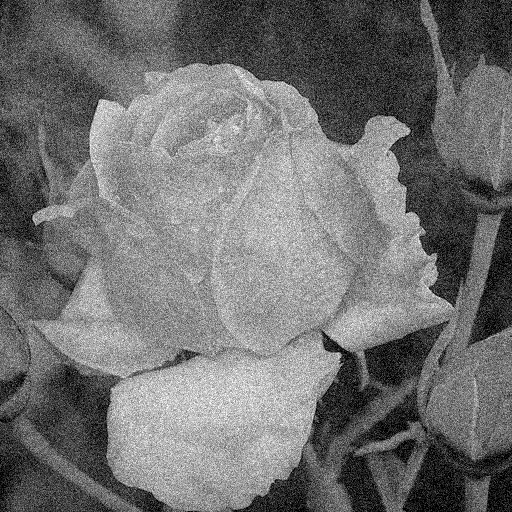
#> input picture Project 1/dew on roses (noisy).tif, 512 x 512 px, found by its file name
$ python project_1_noise_rem.py
#> lines starting #> are read from the running program, lines starting #| are printed output that depends on the picture
import numpy as np
import os
import cv2
import matplotlib.pyplot as plt
import matplotlib.pyplot as plt2
import math


#Original image
img_0 = cv2.imread("C:/Users/user/Documents/Image Processing/Project 1/dew on roses (noisy).tif", 0)
#> img_0 is the input picture: shape (512, 512); min 0, max 255, mean 112.9
# [10 lines of commented-out code are left out]

f1 = np.fft.fft2(img_0)
fshift1 = np.fft.fftshift(f1)
magnitude_spectrum1 = 20*np.log(np.abs(fshift1) + 1)
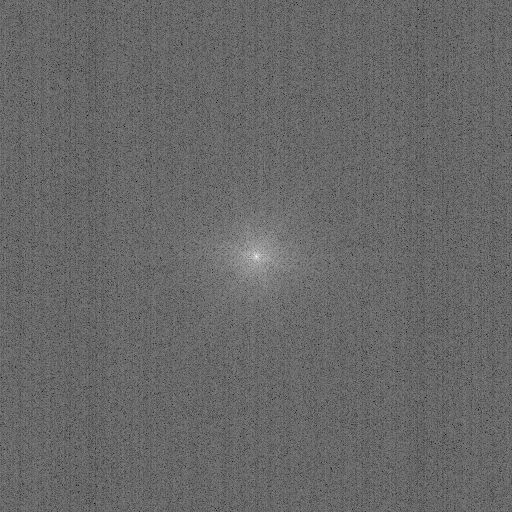
#> magnitude_spectrum1: shape (512, 512) float64; min 71.83, max 344.1, mean 183.2; drawn with min black and max white
plt2.imshow(magnitude_spectrum1,'gray')
plt2.show()

#Remove noise
img_original = cv2.GaussianBlur(img_0,(5,5),0,0)
cv2.imwrite('data_3/0.tif',img_original)
img_original = cv2.GaussianBlur(img_0,(5,5),0.4,0.4)
cv2.imwrite('data_3/04.tif',img_original)
img_original = cv2.GaussianBlur(img_0,(5,5),0.2,0.2)
cv2.imwrite('data_3/02.tif',img_original)
img_original = cv2.GaussianBlur(img_0,(5,5),0.3,0.3)
cv2.imwrite('data_3/03.tif',img_original)

median = cv2.medianBlur(img_0,5)
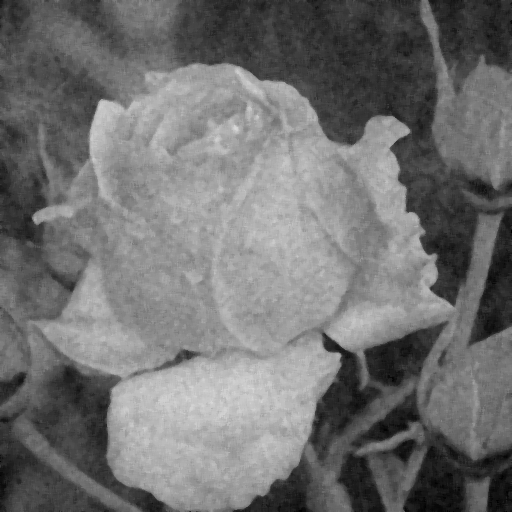
#> median: shape (512, 512); min 1, max 218, mean 112.5
# [5 lines of commented-out code are left out]
median = cv2.medianBlur(img_0,3)
cv2.imwrite('data_3/med3.tif',median)
median = cv2.medianBlur(img_0,9)
cv2.imwrite('data_3/med10.tif',median)
median = cv2.medianBlur(img_0,7)
cv2.imwrite('data_3/med7.tif',median)

#Mean zero and standard deviation between 0.2 and 0.4 (Gaussian noise)
#Convolve the source image with the specified Gaussian kernel

$ run again, with Project 1/tulips irises.tif copied over Project 1/dew on roses (noisy).tif
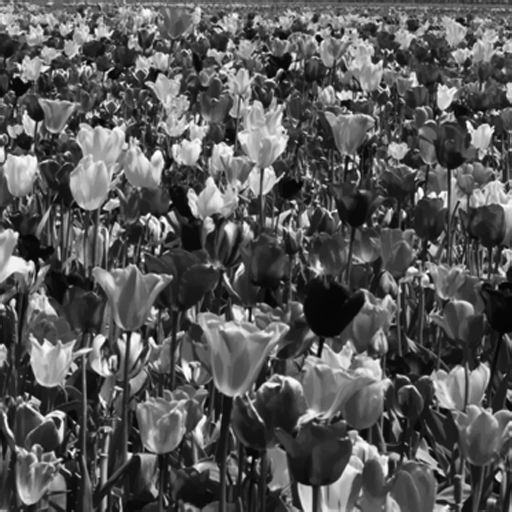
#> input picture Project 1/tulips irises.tif, 512 x 512 px, found by its file name
#> img_0 is the input picture: shape (512, 512); min 0, max 255, mean 87.9
#> `magnitude_spectrum1 = 20*np.log(np.abs(fshift1) + 1)`:
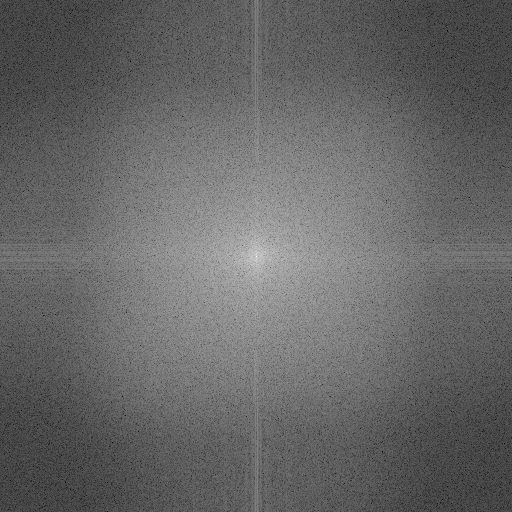
#> magnitude_spectrum1: shape (512, 512) float64; min 29.76, max 339.1, mean 154.5; drawn with min black and max white
#> `median = cv2.medianBlur(img_0,9)`:
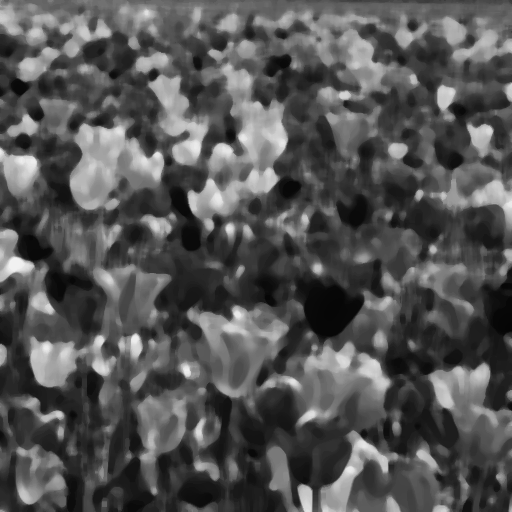
#> median: shape (512, 512); min 5, max 241, mean 84.1

$ run again, with Project 1/Valve_original.PNG saved as Project 1/dew on roses (noisy).tif
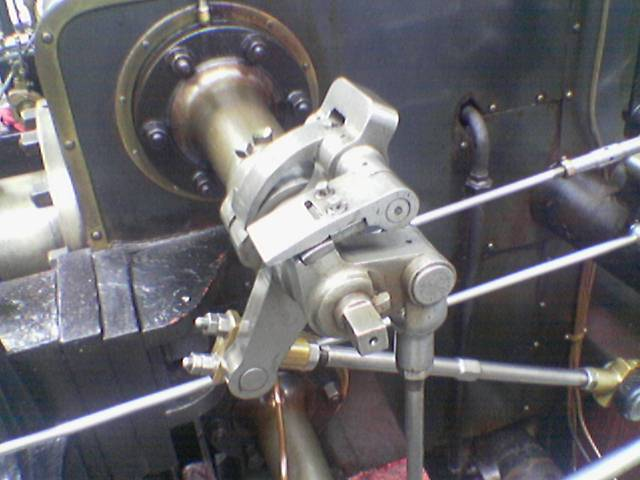
#> input picture Project 1/Valve_original.PNG, 640 x 480 px, found by its file name
#> `magnitude_spectrum1 = 20*np.log(np.abs(fshift1) + 1)`:
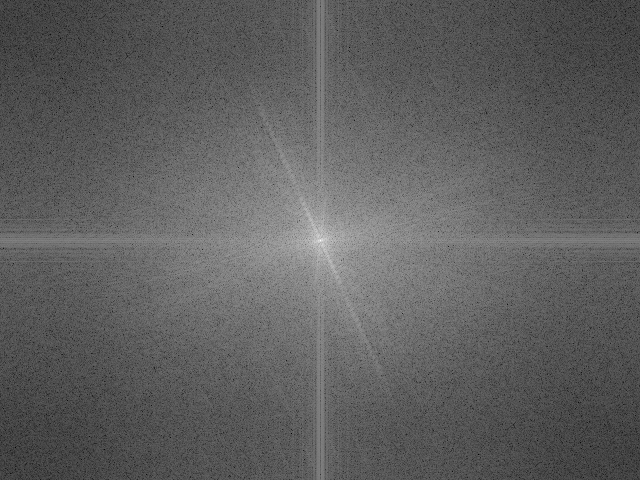
#> magnitude_spectrum1: shape (480, 640) float64; min 24.26, max 345.9, mean 144.3; drawn with min black and max white
#> `median = cv2.medianBlur(img_0,9)`:
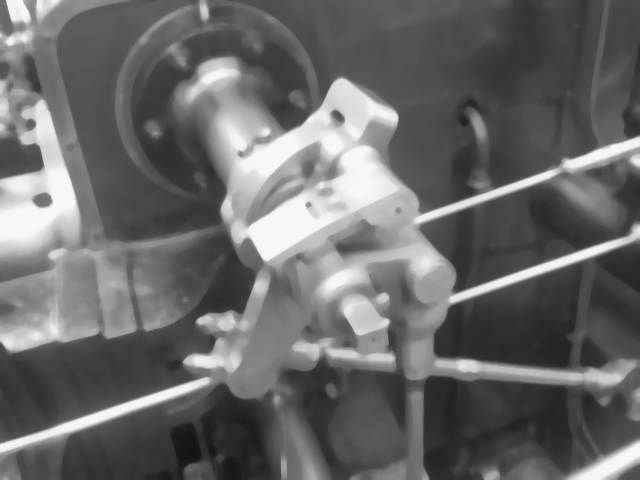
#> median: shape (480, 640); min 21, max 247, mean 105.1
